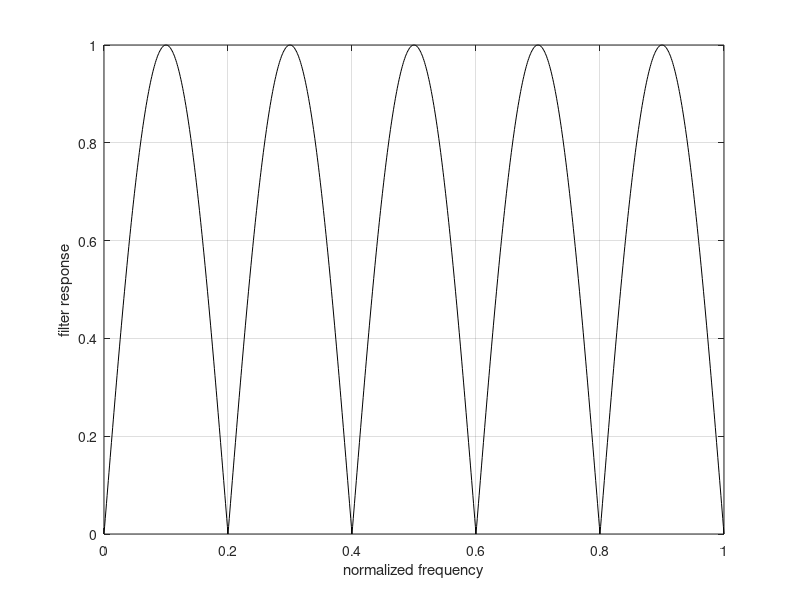

MATLAB code to generate this figure:
fofr=0:0.001:1;
f1=4.*fofr;
f2=5.*fofr;
arg1=pi.*f1;
arg2=pi.*f2;
resp1=abs(sin(arg1));
%resp1=resp11.*resp11;
%resp22=(sin(arg2).*sin(arg2));
resp2=abs(sin(arg2));
resp=resp1+resp2;
max1=max(resp);
resp=resp./max1;
plot(fofr,resp2,'k');
grid
xlabel('normalized frequency')
ylabel('filter response')